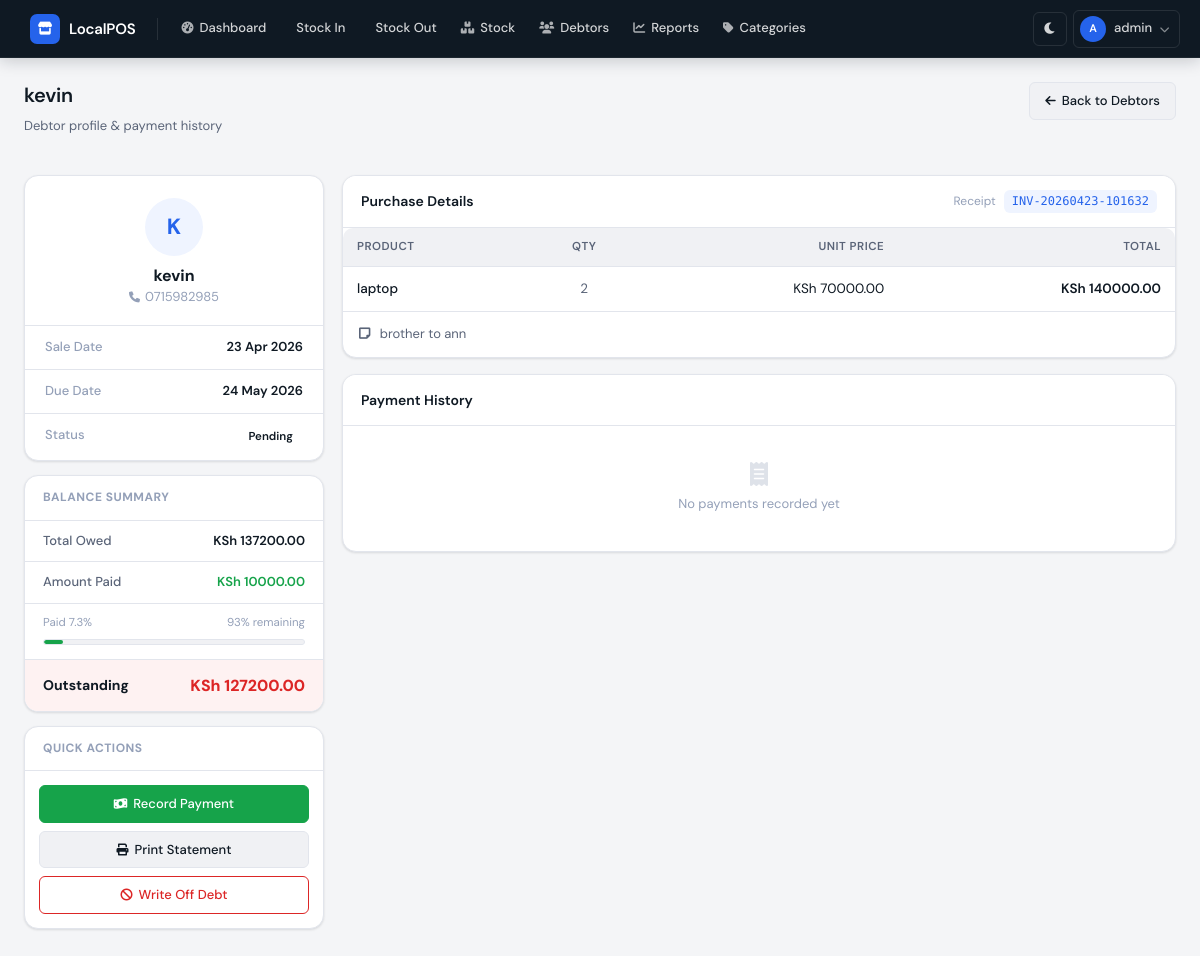
/debtors/2 (signed in), run on an earlier commit of the app's database.
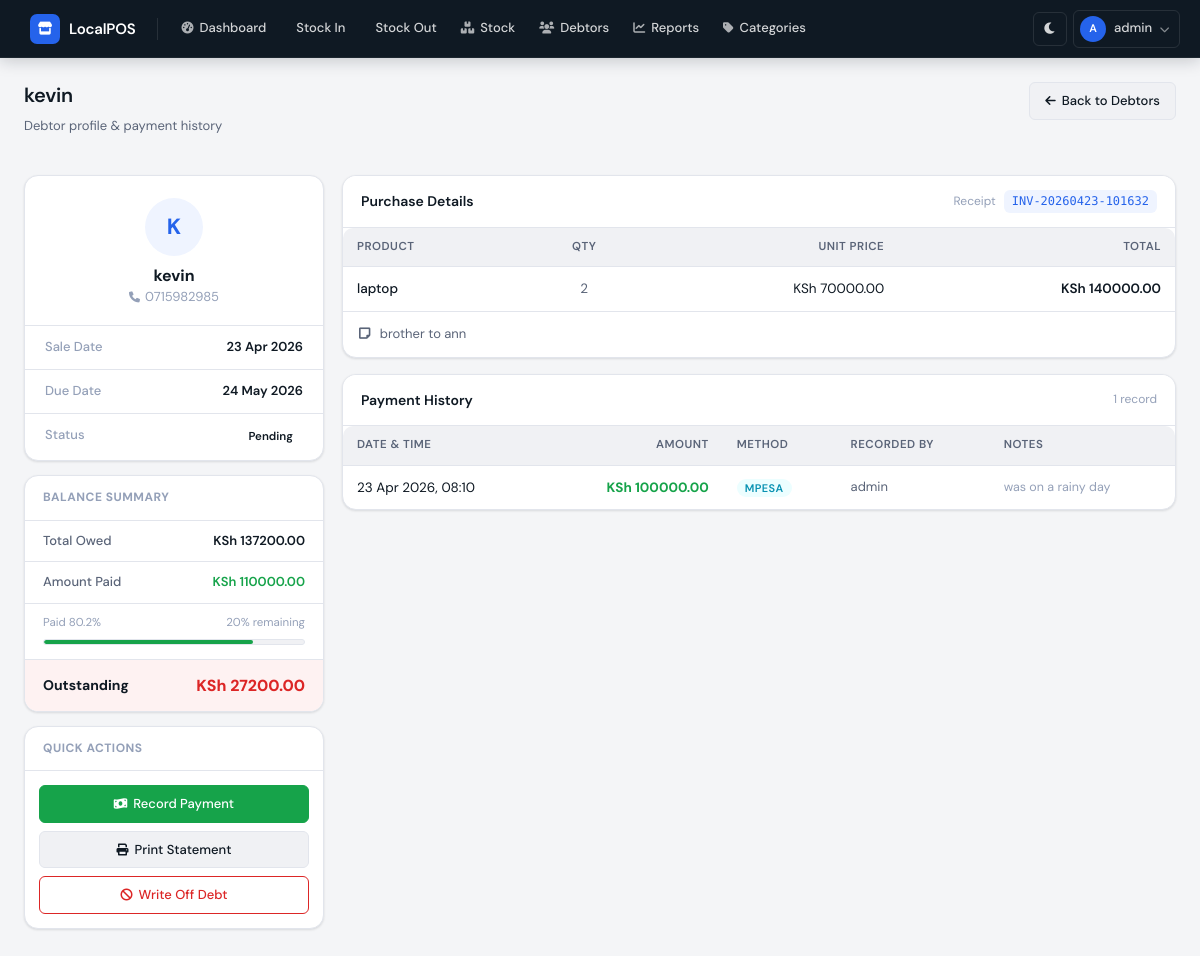
And on a later commit of the database.
### database/models.py (models this page shows)
class Debtor(db.Model):
    __tablename__ = 'debtors'
    id = db.Column(db.Integer, primary_key=True)
    sale_id = db.Column(db.Integer, db.ForeignKey('sales.id'), unique=True, nullable=False)
    customer_name = db.Column(db.String(100), nullable=False)
    customer_phone = db.Column(db.String(20))
    total_owed = db.Column(db.Float, nullable=False)
    amount_paid = db.Column(db.Float, default=0.0)
    balance = db.Column(db.Float, nullable=False)
    due_date = db.Column(db.Date, nullable=True)
    status = db.Column(db.String(20), default='pending')  # pending, partial, overdue, paid
    notes = db.Column(db.Text)
    created_at = db.Column(db.DateTime, default=datetime.utcnow)
    updated_at = db.Column(db.DateTime, default=datetime.utcnow, onupdate=datetime.utcnow)
    payments = db.relationship('Payment', backref='debtor', lazy=True)

class SaleItem(db.Model):
    __tablename__ = 'sale_items'
    id = db.Column(db.Integer, primary_key=True)
    sale_id = db.Column(db.Integer, db.ForeignKey('sales.id'), nullable=False)
    product_id = db.Column(db.Integer, db.ForeignKey('products.id'), nullable=False)
    quantity = db.Column(db.Integer, nullable=False)
    price_at_sale = db.Column(db.Float, nullable=False)
    total = db.Column(db.Float, nullable=False)
    variant_id = db.Column(db.Integer, db.ForeignKey('product_variants.id'), nullable=True)

class Product(db.Model):
    __tablename__ = 'products'
    id = db.Column(db.Integer, primary_key=True)
    name = db.Column(db.String(200), nullable=False)
    category_id = db.Column(db.Integer, db.ForeignKey('categories.id'), nullable=False)
    current_stock = db.Column(db.Integer, default=0)
    reorder_level = db.Column(db.Integer, default=5)
    buying_price = db.Column(db.Float, default=0.0)
    selling_price = db.Column(db.Float, default=0.0)
    unit_type = db.Column(db.String(50), default='piece')  # piece, crate, kg, meter
    unit_conversion = db.Column(db.Integer, default=1)  # e.g., 1 crate = 24 bottles
    image_filename = db.Column(db.String(200), nullable=True)
    is_active = db.Column(db.Boolean, default=True)
    created_at = db.Column(db.DateTime, default=datetime.utcnow)
    updated_at = db.Column(db.DateTime, default=datetime.utcnow, onupdate=datetime.utcnow)
    variants = db.relationship('ProductVariant', backref='product', lazy=True)
    stock_entries = db.relationship('StockEntry', backref='product', lazy=True)
    sale_items = db.relationship('SaleItem', backref='product', lazy=True)

class Payment(db.Model):
    __tablename__ = 'payments'
    id = db.Column(db.Integer, primary_key=True)
    debtor_id = db.Column(db.Integer, db.ForeignKey('debtors.id'), nullable=False)
    amount = db.Column(db.Float, nullable=False)
    payment_method = db.Column(db.String(20), nullable=False)  # cash, mpesa
    notes = db.Column(db.Text)
    payment_date = db.Column(db.DateTime, default=datetime.utcnow)
    user_id = db.Column(db.Integer, db.ForeignKey('users.id'), nullable=False)

class User(UserMixin, db.Model):
    __tablename__ = 'users'
    id = db.Column(db.Integer, primary_key=True)
    username = db.Column(db.String(80), unique=True, nullable=False)
    password_hash = db.Column(db.String(200), nullable=False)
    full_name = db.Column(db.String(100), nullable=False)
    is_active = db.Column(db.Boolean, default=True)
    created_at = db.Column(db.DateTime, default=datetime.utcnow)
    stock_entries = db.relationship('StockEntry', backref='user', lazy=True)
    sales = db.relationship('Sale', backref='user', lazy=True)
    payments = db.relationship('Payment', backref='user', lazy=True)

### routes/debtors.py (the view)
@debtors_bp.route('/<int:debtor_id>')
@login_required
def debtor_profile(debtor_id):
    debtor = Debtor.query.get_or_404(debtor_id)
    payments = Payment.query.filter_by(debtor_id=debtor_id)\
        .order_by(Payment.payment_date.desc())\
        .all()
    sale = Sale.query.get(debtor.sale_id)
    sale_items = SaleItem.query.filter_by(sale_id=sale.id).all() if sale else []
    debtor.status_info = get_debt_status(debtor.balance, debtor.due_date)
    return render_template('debtor_profile.html',
                         debtor=debtor,
                         payments=payments,
                         sale=sale,
                         sale_items=sale_items,
                         today=date.today(),
                         now=datetime.now())

### app.py (called while the page is built)
@login_manager.user_loader
def load_user(user_id):
    return User.query.get(int(user_id))

### routes/debtors.py (called while the page is built)
def get_debt_status(balance, due_date=None):
    if balance <= 0:
        return {'status': 'paid', 'color': 'success', 'text': 'Paid'}
    if due_date:
        today = date.today()
        if due_date < today:
            return {'status': 'overdue', 'color': 'danger', 'text': 'Overdue'}
        elif due_date <= today + timedelta(days=3):
            return {'status': 'due_soon', 'color': 'warning', 'text': 'Due Soon'}
    return {'status': 'pending', 'color': 'info', 'text': 'Pending'}

### templates/debtor_profile.html (shortened to what the changed rows need)
{% extends "base.html" %}
{% block content %}
<div class="page-header">
    <div>
        <h1 class="page-title">{{ debtor.customer_name }}</h1>
        <p class="page-subtitle">Debtor profile &amp; payment history</p>
    </div>
</div>
<div class="profile-grid">
    <div class="profile-sidebar">
        <div class="customer-card">
            <div class="customer-card-top">
                <div class="customer-avatar">
                    {{ debtor.customer_name[0]|upper }}
                </div>
                <div>
                    <div class="customer-card-name">{{ debtor.customer_name }}</div>
                    {% if debtor.customer_phone %}
                    <div class="customer-card-phone">
                        <i class="fas fa-phone" style="font-size:11px;"></i>
                        {{ debtor.customer_phone }}
                    </div>
                    {% else %}
                    <div class="customer-card-phone" style="color:var(--text-muted);">
                        No phone on record
                    </div>
                    {% endif %}
                </div>
            </div>
            <div class="info-list">
                <div class="info-row">
                    <span class="info-label">Sale Date</span>
                    <span class="info-value">
                        {{ debtor.created_at.strftime('%d %b %Y') }}
                    </span>
                </div>
                <div class="info-row">
                    <span class="info-label">Due Date</span>
                    <span class="info-value">
                        {% if debtor.due_date %}
                            {{ debtor.due_date.strftime('%d %b %Y') }}
                        {% else %}
                            <span style="color:var(--text-muted); font-weight:400;">Not set</span>
                        {% endif %}
                    </span>
                </div>
                <div class="info-row">
                    <span class="info-value">
                        {% set s = debtor.status_info.color %}
                        <span class="status-badge
                            {% if s == 'danger' %}status-overdue
                            {% elif s == 'warning' %}status-due-soon
                            {% elif s == 'info' %}status-pending
                            {% elif s == 'success' %}status-paid
                            {% else %}status-default{% endif %}"
                            style="display:inline-flex; align-items:center; gap:4px;
                                   padding:3px 10px; border-radius:20px; font-size:11.5px; font-weight:600;">
                            {{ debtor.status_info.text }}
                        </span>
                    </span>
                </div>
            </div>
        </div>
        <div class="balance-summary">
            <div class="balance-row">
                <span class="balance-label">Total Owed</span>
                <span class="balance-val">KSh {{ "%.2f"|format(debtor.total_owed) }}</span>
            </div>
            <div class="balance-row">
                <span class="balance-label">Amount Paid</span>
                <span class="balance-val success">KSh {{ "%.2f"|format(debtor.amount_paid) }}</span>
            </div>
            {% if debtor.total_owed > 0 %}
            <div class="pay-progress-wrap">
                {% set pct = (debtor.amount_paid / debtor.total_owed * 100)|round(1) %}
                <div class="pay-progress-label">
                    <span>Paid {{ pct }}%</span>
                    <span>{{ "%.0f"|format(100 - pct) }}% remaining</span>
                </div>
                <div class="pay-progress-track">
                    <div class="pay-progress-fill" style="width:{{ pct }}%;"></div>
                </div>
            </div>
            {% endif %}
            <div class="balance-row grand">
                <span class="balance-label">Outstanding</span>
                <span class="balance-val">KSh {{ "%.2f"|format(debtor.balance) }}</span>
            </div>
        </div>
    </div>
    <div class="main-content">
        <div class="card">
            <div class="card-body" style="padding:0;">
                <div class="table-wrapper">
                    <table>
                        <thead>
                            <tr>
                                <th>Product</th>
                                <th style="text-align:center;">Qty</th>
                                <th style="text-align:right;">Unit Price</th>
                                <th style="text-align:right;">Total</th>
                            </tr>
                        </thead>
                        <tbody>
                            {% for item in sale_items %}
                            <tr>
                                <td style="font-weight:500;">{{ item.product.name }}</td>
                                <td style="text-align:center; color:var(--text-secondary);">
                                    {{ item.quantity }}
                                </td>
                                <td style="text-align:right; font-variant-numeric:tabular-nums;">
                                    KSh {{ "%.2f"|format(item.price_at_sale) }}
                                </td>
                                <td style="text-align:right; font-weight:600;
                                           font-variant-numeric:tabular-nums;">
                                    KSh {{ "%.2f"|format(item.total) }}
                                </td>
                            </tr>
                            {% endfor %}
                        </tbody>
                    </table>
                </div>
            </div>
        </div>
        <div class="card">
            <div class="card-header">
                <span class="card-header-title">Payment History</span>
                {% if payments %}
                <span style="font-size:12px; color:var(--text-muted);">
                    {{ payments|length }} record{{ 's' if payments|length != 1 else '' }}
                </span>
                {% endif %}
            </div>
            {% if payments %}
            <div class="table-wrapper">
                <table>
                    <thead>
                        <tr>
                            <th>Date &amp; Time</th>
                            <th style="text-align:right;">Amount</th>
                            <th>Method</th>
                            <th>Recorded By</th>
                            <th>Notes</th>
                        </tr>
                    </thead>
                    <tbody>
                        {% for payment in payments %}
                        <tr>
                            <td class="date-cell" style="white-space:nowrap;">
                                {{ payment.payment_date.strftime('%d %b %Y, %H:%M') }}
                            </td>
                            <td style="text-align:right; font-weight:700;
                                       color:var(--success); font-variant-numeric:tabular-nums;">
                                KSh {{ "%.2f"|format(payment.amount) }}
                            </td>
                            <td>
                                <span class="method-badge method-{{ payment.payment_method }}">
                                    {{ payment.payment_method }}
                                </span>
                            </td>
                            <td style="font-size:13px; color:var(--text-secondary);">
                                {{ payment.user.username }}
                            </td>
                            <td style="font-size:12.5px; color:var(--text-muted);">
                                {{ payment.notes or '—' }}
                            </td>
                        </tr>
                        {% endfor %}
                    </tbody>
                </table>
            </div>
            {% else %}
            <div class="empty-payments">
                <i class="fas fa-receipt"></i>
                <span>No payments recorded yet</span>
            </div>
            {% endif %}
        </div>
    </div>
</div>
{% endblock %}

What changed in the data, as far as the page shows it:
changed Debtor "kevin": amount_paid "10000.00" → "110000.00"; balance "127200.00" → "27200.00"
added Payment: payment_date "23 Apr 2026, 08:10", amount "100000.00", payment_method "MPESA", user.username "admin", notes "was on a rainy day"
Also different on the page:
{{ pct }}: "7.3" → "80.2"
{{ "%.0f"|format(100 - pct) }}: "93" → "20"
{{ payments|length }}: (not shown) → "1"
text no longer shown: "No payments recorded yet"
text now shown: "record DATE & TIME AMOUNT METHOD RECORDED BY NOTES"
